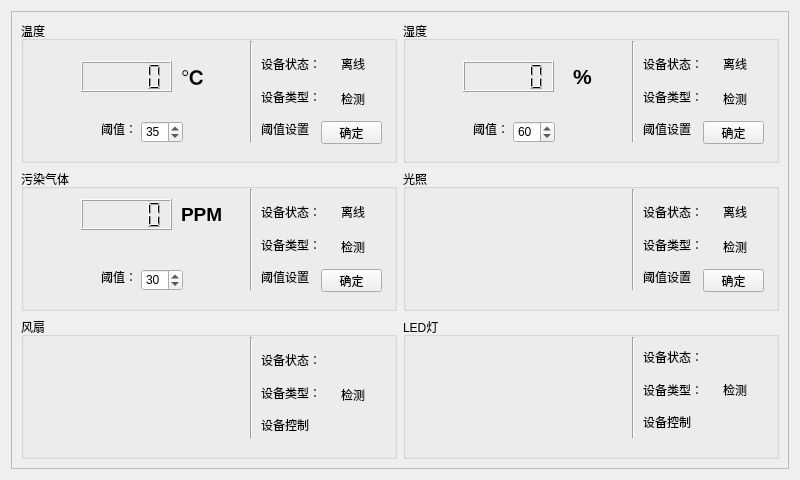
<?xml version="1.0" encoding="UTF-8"?>
<ui version="4.0">
 <class>homeForm</class>
 <widget class="QWidget" name="homeForm">
  <property name="geometry">
   <rect>
    <x>0</x>
    <y>0</y>
    <width>800</width>
    <height>480</height>
   </rect>
  </property>
  <property name="maximumSize">
   <size>
    <width>800</width>
    <height>480</height>
   </size>
  </property>
  <property name="windowTitle">
   <string>Form</string>
  </property>
  <property name="autoFillBackground">
   <bool>true</bool>
  </property>
  <layout class="QGridLayout" name="gridLayout">
   <item row="0" column="1">
    <widget class="QScrollArea" name="scrollArea">
     <property name="minimumSize">
      <size>
       <width>100</width>
       <height>50</height>
      </size>
     </property>
     <property name="widgetResizable">
      <bool>true</bool>
     </property>
     <widget class="QWidget" name="scrollAreaWidgetContents">
      <property name="geometry">
       <rect>
        <x>0</x>
        <y>0</y>
        <width>780</width>
        <height>460</height>
       </rect>
      </property>
      <layout class="QGridLayout" name="gridLayout_2">
       <item row="1" column="0">
        <widget class="QGroupBox" name="groupBox_5">
         <property name="title">
          <string>污染气体</string>
         </property>
         <widget class="Line" name="line_3">
          <property name="geometry">
           <rect>
            <x>220</x>
            <y>20</y>
            <width>20</width>
            <height>101</height>
           </rect>
          </property>
          <property name="orientation">
           <enum>Qt::Vertical</enum>
          </property>
         </widget>
         <widget class="QSpinBox" name="gasspinBox">
          <property name="geometry">
           <rect>
            <x>120</x>
            <y>100</y>
            <width>42</width>
            <height>22</height>
           </rect>
          </property>
          <property name="value">
           <number>30</number>
          </property>
         </widget>
         <widget class="QLabel" name="label_10">
          <property name="geometry">
           <rect>
            <x>80</x>
            <y>100</y>
            <width>31</width>
            <height>16</height>
           </rect>
          </property>
          <property name="text">
           <string>阈值：</string>
          </property>
         </widget>
         <widget class="QLCDNumber" name="gasNumber">
          <property name="geometry">
           <rect>
            <x>60</x>
            <y>30</y>
            <width>91</width>
            <height>31</height>
           </rect>
          </property>
         </widget>
         <widget class="QLabel" name="label_19">
          <property name="geometry">
           <rect>
            <x>160</x>
            <y>30</y>
            <width>51</width>
            <height>31</height>
           </rect>
          </property>
          <property name="text">
           <string>&lt;html&gt;&lt;head/&gt;&lt;body&gt;&lt;p&gt;&lt;span style=&quot; font-size:14pt; font-weight:600;&quot;&gt;PPM&lt;/span&gt;&lt;/p&gt;&lt;/body&gt;&lt;/html&gt;</string>
          </property>
         </widget>
         <widget class="QPushButton" name="gasButton">
          <property name="geometry">
           <rect>
            <x>300</x>
            <y>100</y>
            <width>61</width>
            <height>23</height>
           </rect>
          </property>
          <property name="text">
           <string>确定</string>
          </property>
         </widget>
         <widget class="QLabel" name="label_33">
          <property name="geometry">
           <rect>
            <x>320</x>
            <y>70</y>
            <width>31</width>
            <height>16</height>
           </rect>
          </property>
          <property name="text">
           <string>检测</string>
          </property>
         </widget>
         <widget class="QLabel" name="gasStatelabel">
          <property name="geometry">
           <rect>
            <x>320</x>
            <y>35</y>
            <width>31</width>
            <height>16</height>
           </rect>
          </property>
          <property name="text">
           <string>离线</string>
          </property>
         </widget>
         <widget class="QWidget" name="layoutWidget">
          <property name="geometry">
           <rect>
            <x>240</x>
            <y>30</y>
            <width>62</width>
            <height>91</height>
           </rect>
          </property>
          <layout class="QVBoxLayout" name="verticalLayout_3">
           <item>
            <widget class="QLabel" name="label_12">
             <property name="text">
              <string>设备状态：</string>
             </property>
            </widget>
           </item>
           <item>
            <widget class="QLabel" name="label_11">
             <property name="text">
              <string>设备类型：</string>
             </property>
            </widget>
           </item>
           <item>
            <widget class="QLabel" name="label_9">
             <property name="text">
              <string>阈值设置</string>
             </property>
            </widget>
           </item>
          </layout>
         </widget>
        </widget>
       </item>
       <item row="2" column="1">
        <widget class="QGroupBox" name="groupBox_4">
         <property name="title">
          <string>LED灯</string>
         </property>
         <widget class="Line" name="line_6">
          <property name="geometry">
           <rect>
            <x>220</x>
            <y>20</y>
            <width>20</width>
            <height>101</height>
           </rect>
          </property>
          <property name="orientation">
           <enum>Qt::Vertical</enum>
          </property>
         </widget>
         <widget class="QLabel" name="lamppixlabel">
          <property name="geometry">
           <rect>
            <x>80</x>
            <y>30</y>
            <width>81</width>
            <height>81</height>
           </rect>
          </property>
          <property name="text">
           <string/>
          </property>
         </widget>
         <widget class="QLabel" name="label_39">
          <property name="geometry">
           <rect>
            <x>320</x>
            <y>65</y>
            <width>31</width>
            <height>16</height>
           </rect>
          </property>
          <property name="text">
           <string>检测</string>
          </property>
         </widget>
         <widget class="QLabel" name="lampStatelabel">
          <property name="geometry">
           <rect>
            <x>320</x>
            <y>30</y>
            <width>31</width>
            <height>21</height>
           </rect>
          </property>
          <property name="text">
           <string/>
          </property>
         </widget>
         <widget class="QWidget" name="layoutWidget">
          <property name="geometry">
           <rect>
            <x>240</x>
            <y>27</y>
            <width>62</width>
            <height>91</height>
           </rect>
          </property>
          <layout class="QVBoxLayout" name="verticalLayout_6">
           <item>
            <widget class="QLabel" name="label_25">
             <property name="text">
              <string>设备状态：</string>
             </property>
            </widget>
           </item>
           <item>
            <widget class="QLabel" name="label_24">
             <property name="text">
              <string>设备类型：</string>
             </property>
            </widget>
           </item>
           <item>
            <widget class="QLabel" name="label_26">
             <property name="text">
              <string>设备控制</string>
             </property>
            </widget>
           </item>
          </layout>
         </widget>
        </widget>
       </item>
       <item row="2" column="0">
        <widget class="QGroupBox" name="groupBox_3">
         <property name="title">
          <string>风扇</string>
         </property>
         <widget class="Line" name="line_5">
          <property name="geometry">
           <rect>
            <x>220</x>
            <y>20</y>
            <width>20</width>
            <height>101</height>
           </rect>
          </property>
          <property name="orientation">
           <enum>Qt::Vertical</enum>
          </property>
         </widget>
         <widget class="QLabel" name="fanpixlabel">
          <property name="geometry">
           <rect>
            <x>80</x>
            <y>40</y>
            <width>81</width>
            <height>81</height>
           </rect>
          </property>
          <property name="text">
           <string/>
          </property>
         </widget>
         <widget class="QLabel" name="label_37">
          <property name="geometry">
           <rect>
            <x>320</x>
            <y>70</y>
            <width>31</width>
            <height>16</height>
           </rect>
          </property>
          <property name="text">
           <string>检测</string>
          </property>
         </widget>
         <widget class="QLabel" name="fanStatelabel">
          <property name="geometry">
           <rect>
            <x>320</x>
            <y>35</y>
            <width>31</width>
            <height>16</height>
           </rect>
          </property>
          <property name="text">
           <string/>
          </property>
         </widget>
         <widget class="QWidget" name="layoutWidget">
          <property name="geometry">
           <rect>
            <x>240</x>
            <y>30</y>
            <width>62</width>
            <height>91</height>
           </rect>
          </property>
          <layout class="QVBoxLayout" name="verticalLayout_5">
           <item>
            <widget class="QLabel" name="label_21">
             <property name="text">
              <string>设备状态：</string>
             </property>
            </widget>
           </item>
           <item>
            <widget class="QLabel" name="label_22">
             <property name="text">
              <string>设备类型：</string>
             </property>
            </widget>
           </item>
           <item>
            <widget class="QLabel" name="label_23">
             <property name="text">
              <string>设备控制</string>
             </property>
            </widget>
           </item>
          </layout>
         </widget>
        </widget>
       </item>
       <item row="0" column="0">
        <widget class="QGroupBox" name="groupBox">
         <property name="title">
          <string>温度</string>
         </property>
         <widget class="Line" name="line">
          <property name="geometry">
           <rect>
            <x>220</x>
            <y>20</y>
            <width>20</width>
            <height>101</height>
           </rect>
          </property>
          <property name="orientation">
           <enum>Qt::Vertical</enum>
          </property>
         </widget>
         <widget class="QLCDNumber" name="tempNumber">
          <property name="geometry">
           <rect>
            <x>60</x>
            <y>40</y>
            <width>91</width>
            <height>31</height>
           </rect>
          </property>
         </widget>
         <widget class="QSpinBox" name="tempspinBox">
          <property name="geometry">
           <rect>
            <x>120</x>
            <y>100</y>
            <width>42</width>
            <height>22</height>
           </rect>
          </property>
          <property name="value">
           <number>35</number>
          </property>
         </widget>
         <widget class="QLabel" name="label_4">
          <property name="geometry">
           <rect>
            <x>80</x>
            <y>100</y>
            <width>31</width>
            <height>16</height>
           </rect>
          </property>
          <property name="text">
           <string>阈值：</string>
          </property>
         </widget>
         <widget class="QLabel" name="label_17">
          <property name="geometry">
           <rect>
            <x>160</x>
            <y>40</y>
            <width>51</width>
            <height>31</height>
           </rect>
          </property>
          <property name="text">
           <string>&lt;html&gt;&lt;head/&gt;&lt;body&gt;&lt;p&gt;&lt;span style=&quot; font-size:16pt; font-weight:600;&quot;&gt;℃&lt;/span&gt;&lt;/p&gt;&lt;/body&gt;&lt;/html&gt;</string>
          </property>
         </widget>
         <widget class="QPushButton" name="tempButton">
          <property name="geometry">
           <rect>
            <x>300</x>
            <y>100</y>
            <width>61</width>
            <height>23</height>
           </rect>
          </property>
          <property name="text">
           <string>确定</string>
          </property>
         </widget>
         <widget class="QWidget" name="layoutWidget">
          <property name="geometry">
           <rect>
            <x>240</x>
            <y>30</y>
            <width>62</width>
            <height>91</height>
           </rect>
          </property>
          <layout class="QVBoxLayout" name="verticalLayout">
           <item>
            <widget class="QLabel" name="label">
             <property name="text">
              <string>设备状态：</string>
             </property>
            </widget>
           </item>
           <item>
            <widget class="QLabel" name="label_2">
             <property name="text">
              <string>设备类型：</string>
             </property>
            </widget>
           </item>
           <item>
            <widget class="QLabel" name="label_3">
             <property name="text">
              <string>阈值设置</string>
             </property>
            </widget>
           </item>
          </layout>
         </widget>
         <widget class="QLabel" name="tempStatelabel">
          <property name="geometry">
           <rect>
            <x>320</x>
            <y>35</y>
            <width>31</width>
            <height>16</height>
           </rect>
          </property>
          <property name="text">
           <string>离线</string>
          </property>
         </widget>
         <widget class="QLabel" name="label_30">
          <property name="geometry">
           <rect>
            <x>320</x>
            <y>70</y>
            <width>31</width>
            <height>16</height>
           </rect>
          </property>
          <property name="text">
           <string>检测</string>
          </property>
         </widget>
        </widget>
       </item>
       <item row="1" column="1">
        <widget class="QGroupBox" name="groupBox_6">
         <property name="title">
          <string>光照</string>
         </property>
         <widget class="Line" name="line_4">
          <property name="geometry">
           <rect>
            <x>220</x>
            <y>20</y>
            <width>20</width>
            <height>101</height>
           </rect>
          </property>
          <property name="orientation">
           <enum>Qt::Vertical</enum>
          </property>
         </widget>
         <widget class="QPushButton" name="lightButton">
          <property name="geometry">
           <rect>
            <x>300</x>
            <y>100</y>
            <width>61</width>
            <height>23</height>
           </rect>
          </property>
          <property name="text">
           <string>确定</string>
          </property>
         </widget>
         <widget class="QLabel" name="label_35">
          <property name="geometry">
           <rect>
            <x>320</x>
            <y>70</y>
            <width>31</width>
            <height>16</height>
           </rect>
          </property>
          <property name="text">
           <string>检测</string>
          </property>
         </widget>
         <widget class="QLabel" name="lightStatelabel">
          <property name="geometry">
           <rect>
            <x>320</x>
            <y>35</y>
            <width>31</width>
            <height>16</height>
           </rect>
          </property>
          <property name="text">
           <string>离线</string>
          </property>
         </widget>
         <widget class="QWidget" name="layoutWidget">
          <property name="geometry">
           <rect>
            <x>240</x>
            <y>30</y>
            <width>62</width>
            <height>91</height>
           </rect>
          </property>
          <layout class="QVBoxLayout" name="verticalLayout_4">
           <item>
            <widget class="QLabel" name="label_16">
             <property name="text">
              <string>设备状态：</string>
             </property>
            </widget>
           </item>
           <item>
            <widget class="QLabel" name="label_15">
             <property name="text">
              <string>设备类型：</string>
             </property>
            </widget>
           </item>
           <item>
            <widget class="QLabel" name="label_13">
             <property name="text">
              <string>阈值设置</string>
             </property>
            </widget>
           </item>
          </layout>
         </widget>
         <widget class="QLabel" name="lightvaluelabel">
          <property name="geometry">
           <rect>
            <x>170</x>
            <y>70</y>
            <width>41</width>
            <height>21</height>
           </rect>
          </property>
          <property name="text">
           <string/>
          </property>
         </widget>
         <widget class="QLabel" name="lightpixlabel">
          <property name="geometry">
           <rect>
            <x>70</x>
            <y>40</y>
            <width>81</width>
            <height>81</height>
           </rect>
          </property>
          <property name="text">
           <string/>
          </property>
         </widget>
        </widget>
       </item>
       <item row="0" column="1">
        <widget class="QGroupBox" name="groupBox_2">
         <property name="title">
          <string>湿度</string>
         </property>
         <widget class="Line" name="line_2">
          <property name="geometry">
           <rect>
            <x>220</x>
            <y>20</y>
            <width>20</width>
            <height>101</height>
           </rect>
          </property>
          <property name="orientation">
           <enum>Qt::Vertical</enum>
          </property>
         </widget>
         <widget class="QSpinBox" name="humispinBox">
          <property name="geometry">
           <rect>
            <x>110</x>
            <y>100</y>
            <width>42</width>
            <height>22</height>
           </rect>
          </property>
          <property name="value">
           <number>60</number>
          </property>
         </widget>
         <widget class="QLabel" name="label_6">
          <property name="geometry">
           <rect>
            <x>70</x>
            <y>100</y>
            <width>31</width>
            <height>16</height>
           </rect>
          </property>
          <property name="text">
           <string>阈值：</string>
          </property>
         </widget>
         <widget class="QLCDNumber" name="humiNumber">
          <property name="geometry">
           <rect>
            <x>60</x>
            <y>40</y>
            <width>91</width>
            <height>31</height>
           </rect>
          </property>
         </widget>
         <widget class="QLabel" name="label_18">
          <property name="geometry">
           <rect>
            <x>170</x>
            <y>40</y>
            <width>51</width>
            <height>31</height>
           </rect>
          </property>
          <property name="text">
           <string>&lt;html&gt;&lt;head/&gt;&lt;body&gt;&lt;p&gt;&lt;span style=&quot; font-size:16pt; font-weight:600;&quot;&gt;%&lt;/span&gt;&lt;/p&gt;&lt;/body&gt;&lt;/html&gt;</string>
          </property>
         </widget>
         <widget class="QPushButton" name="humiButton">
          <property name="geometry">
           <rect>
            <x>300</x>
            <y>100</y>
            <width>61</width>
            <height>23</height>
           </rect>
          </property>
          <property name="text">
           <string>确定</string>
          </property>
         </widget>
         <widget class="QLabel" name="label_31">
          <property name="geometry">
           <rect>
            <x>320</x>
            <y>70</y>
            <width>31</width>
            <height>16</height>
           </rect>
          </property>
          <property name="text">
           <string>检测</string>
          </property>
         </widget>
         <widget class="QLabel" name="humiStatelabel">
          <property name="geometry">
           <rect>
            <x>320</x>
            <y>35</y>
            <width>35</width>
            <height>16</height>
           </rect>
          </property>
          <property name="text">
           <string>离线</string>
          </property>
         </widget>
         <widget class="QWidget" name="layoutWidget">
          <property name="geometry">
           <rect>
            <x>240</x>
            <y>30</y>
            <width>62</width>
            <height>91</height>
           </rect>
          </property>
          <layout class="QVBoxLayout" name="verticalLayout_2">
           <item>
            <widget class="QLabel" name="label_8">
             <property name="text">
              <string>设备状态：</string>
             </property>
            </widget>
           </item>
           <item>
            <widget class="QLabel" name="label_7">
             <property name="text">
              <string>设备类型：</string>
             </property>
            </widget>
           </item>
           <item>
            <widget class="QLabel" name="label_5">
             <property name="text">
              <string>阈值设置</string>
             </property>
            </widget>
           </item>
          </layout>
         </widget>
        </widget>
       </item>
      </layout>
     </widget>
    </widget>
   </item>
  </layout>
 </widget>
 <resources/>
 <connections/>
</ui>
